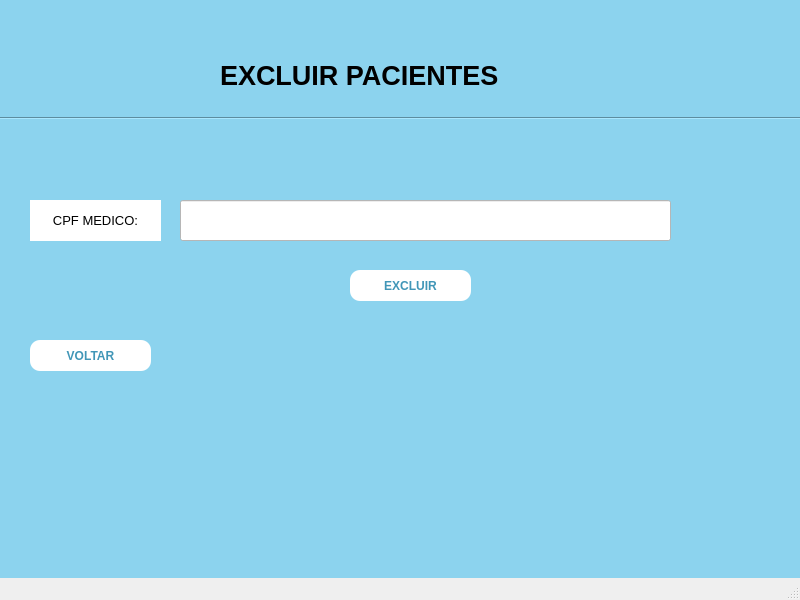
<?xml version="1.0" encoding="UTF-8"?>
<ui version="4.0">
 <class>MainWindow</class>
 <widget class="QMainWindow" name="MainWindow">
  <property name="geometry">
   <rect>
    <x>0</x>
    <y>0</y>
    <width>800</width>
    <height>600</height>
   </rect>
  </property>
  <property name="font">
   <font>
    <pointsize>10</pointsize>
   </font>
  </property>
  <property name="windowTitle">
   <string>MainWindow</string>
  </property>
  <property name="styleSheet">
   <string notr="true"/>
  </property>
  <property name="animated">
   <bool>true</bool>
  </property>
  <widget class="QWidget" name="centralwidget">
   <property name="styleSheet">
    <string notr="true">background-color: rgb(140, 211, 238);  /* Cor de fundo */</string>
   </property>
   <widget class="QLabel" name="label">
    <property name="geometry">
     <rect>
      <x>220</x>
      <y>50</y>
      <width>471</width>
      <height>51</height>
     </rect>
    </property>
    <property name="font">
     <font>
      <pointsize>20</pointsize>
      <weight>75</weight>
      <bold>true</bold>
     </font>
    </property>
    <property name="frameShape">
     <enum>QFrame::NoFrame</enum>
    </property>
    <property name="text">
     <string>EXCLUIR PACIENTES</string>
    </property>
    <property name="textFormat">
     <enum>Qt::AutoText</enum>
    </property>
    <property name="alignment">
     <set>Qt::AlignLeading|Qt::AlignLeft|Qt::AlignVCenter</set>
    </property>
   </widget>
   <widget class="QPushButton" name="pushButton">
    <property name="geometry">
     <rect>
      <x>350</x>
      <y>270</y>
      <width>121</width>
      <height>31</height>
     </rect>
    </property>
    <property name="font">
     <font>
      <weight>75</weight>
      <bold>true</bold>
     </font>
    </property>
    <property name="styleSheet">
     <string notr="true">QPushButton {
    background-color: white;  /* Cor de fundo */
    color: rgb(65, 150, 183);  /* Cor do texto */
    border-radius: 10px;  /* Raio dos cantos */
    padding: 10px 20px;  /* Preenchimento interno */
}

QPushButton:hover {
    color: white;
    background-color: rgb(8, 113, 155);  /* Cor de fundo ao passar o mouse */
}</string>
    </property>
    <property name="text">
     <string>EXCLUIR</string>
    </property>
   </widget>
   <widget class="QPushButton" name="pushButton_2">
    <property name="geometry">
     <rect>
      <x>30</x>
      <y>340</y>
      <width>121</width>
      <height>31</height>
     </rect>
    </property>
    <property name="font">
     <font>
      <weight>75</weight>
      <bold>true</bold>
     </font>
    </property>
    <property name="styleSheet">
     <string notr="true">QPushButton {
    background-color: white;  /* Cor de fundo */
    color: rgb(65, 150, 183);  /* Cor do texto */
    border-radius: 10px;  /* Raio dos cantos */
    padding: 10px 20px;  /* Preenchimento interno */
}

QPushButton:hover {
    color: white;
    background-color: rgb(8, 113, 155);  /* Cor de fundo ao passar o mouse */
}</string>
    </property>
    <property name="text">
     <string>VOLTAR</string>
    </property>
   </widget>
   <widget class="Line" name="line">
    <property name="geometry">
     <rect>
      <x>0</x>
      <y>110</y>
      <width>801</width>
      <height>16</height>
     </rect>
    </property>
    <property name="orientation">
     <enum>Qt::Horizontal</enum>
    </property>
   </widget>
   <widget class="QLineEdit" name="lineEdit">
    <property name="geometry">
     <rect>
      <x>180</x>
      <y>200</y>
      <width>491</width>
      <height>41</height>
     </rect>
    </property>
    <property name="styleSheet">
     <string notr="true">background-color: white;  /* Cor de fundo */</string>
    </property>
   </widget>
   <widget class="QLabel" name="label_2">
    <property name="geometry">
     <rect>
      <x>30</x>
      <y>200</y>
      <width>131</width>
      <height>41</height>
     </rect>
    </property>
    <property name="styleSheet">
     <string notr="true">background-color: white;  /* Cor de fundo */</string>
    </property>
    <property name="text">
     <string>CPF MEDICO:</string>
    </property>
    <property name="alignment">
     <set>Qt::AlignCenter</set>
    </property>
   </widget>
  </widget>
  <widget class="QMenuBar" name="menubar">
   <property name="geometry">
    <rect>
     <x>0</x>
     <y>0</y>
     <width>800</width>
     <height>26</height>
    </rect>
   </property>
  </widget>
  <widget class="QStatusBar" name="statusbar"/>
 </widget>
 <resources/>
 <connections/>
</ui>
